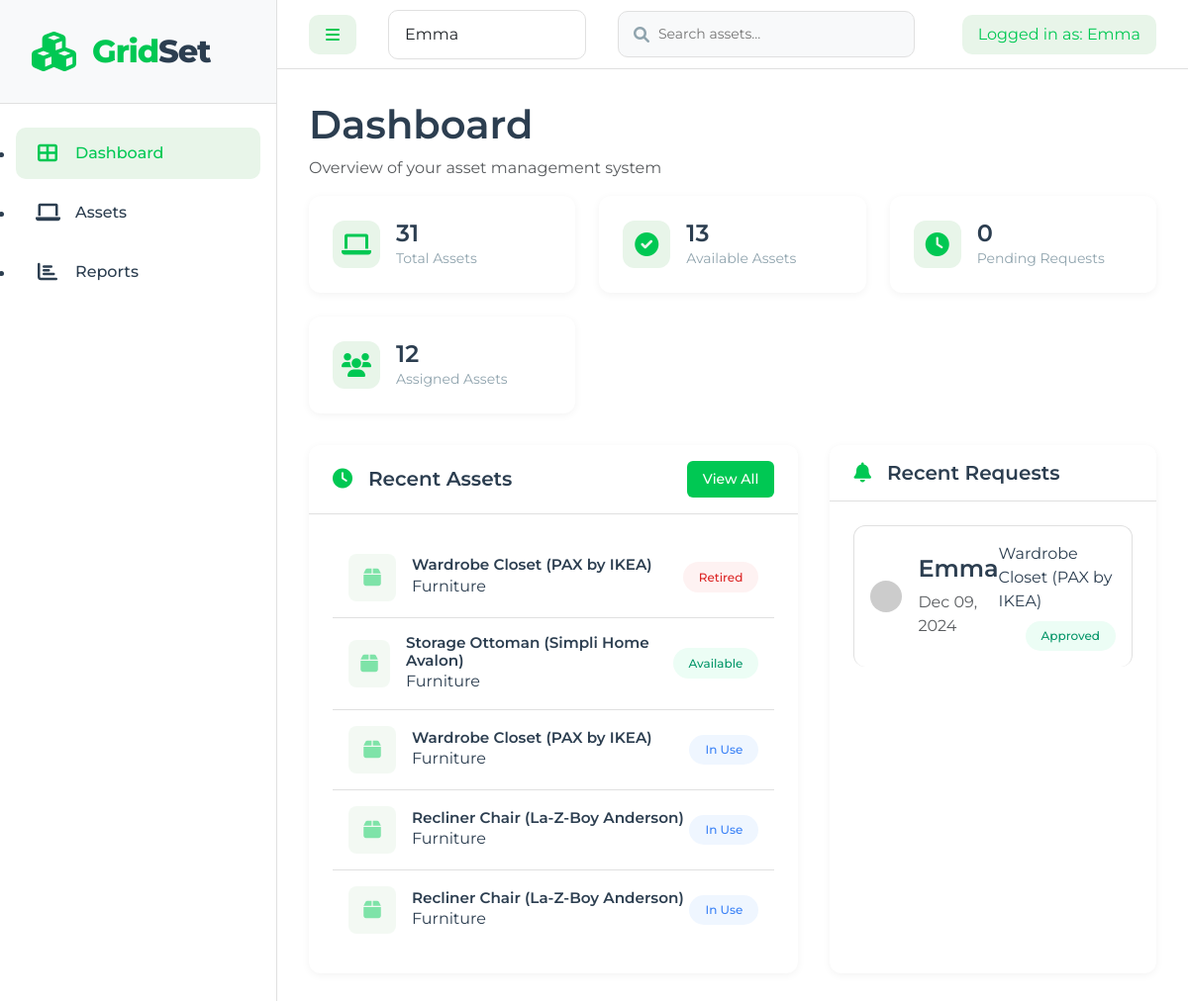
Page / (signed in) on the committed database.
### assets/models.py (models this page shows, shortened)
class Asset(models.Model):
    STATUS_CHOICES = [
        ('available', 'Available'),
        ('in_use', 'In Use'),
        ('maintenance', 'Under Maintenance'),
        ('retired', 'Retired')
    ]
    CATEGORY_CHOICES = [
        ('furniture', 'Furniture'),
        ('technology', 'Technology'),
        ('vehicles', 'Vehicles'),
        ('office_supplies', 'Office Supplies'),
        ('machinery', 'Machinery / Equipment')
    ]
    name = models.CharField(max_length=200)
    description = models.TextField(blank=True)
    category = models.CharField(max_length=50, choices=CATEGORY_CHOICES)
    department = models.ForeignKey(Department, on_delete=models.CASCADE)
    status = models.CharField(max_length=20, choices=STATUS_CHOICES, default='available')
    assigned_to = models.ForeignKey(User, on_delete=models.SET_NULL, null=True, blank=True, related_name='assigned_assets')
    created_at = models.DateTimeField(auto_now_add=True)
    updated_at = models.DateTimeField(auto_now=True)
    image = models.ImageField(upload_to='assets/', null=True, blank=True)
    class Meta:
        ordering = ['-created_at']

class AssetRequest(models.Model):
    asset = models.ForeignKey(Asset, on_delete=models.CASCADE, related_name='requests')
    user = models.ForeignKey(User, on_delete=models.CASCADE, related_name='asset_requests')
    purpose = models.TextField(help_text="Please explain why you need this asset", null=True, blank=True)
    request_date = models.DateTimeField(auto_now_add=True)
    approved = models.BooleanField(null=True, blank=True)
    approval_date = models.DateTimeField(null=True, blank=True)
    class Meta:
        ordering = ['-request_date']

### assets/views.py (the view)
# urls.py: path('', views.dashboard, name='dashboard'),
@login_required
def dashboard(request):
    context = {
        'total_assets': Asset.objects.count(),
        'available_assets': Asset.objects.filter(status='available').count(),
        'pending_requests': AssetRequest.objects.filter(approved__isnull=True).count(),
        'assigned_assets': Asset.objects.filter(status='in_use').count(),
        'recent_assets': Asset.objects.all()[:5],
        'recent_requests': AssetRequest.objects.all()[:5],
    }
    return render(request, 'assets/dashboard.html', context)

### assets/views.py (called while the page is built)
def get_context_data(request):
    context = {}
    if settings.DEBUG:
        context['available_users'] = User.objects.all().order_by('-is_staff', 'username')
        context['debug'] = True
    return context

### assets/templates/assets/dashboard.html (shortened to what this page needs)
{% extends 'assets/base.html' %}
{% block content %}
<div class="page-header">
    <div class="header-content">
        <h1>Dashboard</h1>
        <p class="text-muted">Overview of your asset management system</p>
    </div>
</div>
<div class="dashboard-grid">
    <div class="stats-row">
        <div class="stat-card">
            <div class="stat-icon">
                <i class="fas fa-laptop"></i>
            </div>
            <div class="stat-content">
                <h3>{{ total_assets }}</h3>
                <p>Total Assets</p>
            </div>
        </div>
        <div class="stat-card">
            <div class="stat-icon">
                <i class="fas fa-check-circle"></i>
            </div>
            <div class="stat-content">
                <h3>{{ available_assets }}</h3>
                <p>Available Assets</p>
            </div>
        </div>
        <div class="stat-card">
            <div class="stat-icon">
                <i class="fas fa-clock"></i>
            </div>
            <div class="stat-content">
                <h3>{{ pending_requests }}</h3>
                <p>Pending Requests</p>
            </div>
        </div>
        <div class="stat-card">
            <div class="stat-icon">
                <i class="fas fa-users"></i>
            </div>
            <div class="stat-content">
                <h3>{{ assigned_assets }}</h3>
                <p>Assigned Assets</p>
            </div>
        </div>
    </div>
    <div class="dashboard-content">
        <div class="content-card">
            <div class="card-header">
                <div class="header-title">
                    <i class="fas fa-clock"></i>
                    <h2>Recent Assets</h2>
                </div>
                <a href="{% url 'asset_list' %}" class="btn btn-primary btn-sm">
                    View All
                </a>
            </div>
            <div class="recent-assets">
                {% for asset in recent_assets %}
                <div class="asset-item">
                    <div class="asset-info">
                        {% if asset.image %}
                            <img src="{{ asset.image.url }}" alt="{{ asset.name }}" class="asset-thumbnail">
                        {% else %}
                            <div class="asset-thumbnail placeholder">
                                <i class="fas fa-box"></i>
                            </div>
                        {% endif %}
                        <div>
                            <h4>{{ asset.name }}</h4>
                            <span class="category">{{ asset.get_category_display }}</span>
                        </div>
                    </div>
                    <span class="status-badge status-{{ asset.status }}">
                        {{ asset.get_status_display }}
                    </span>
                </div>
                {% empty %}
                <div class="empty-state">
                    <p>No assets added yet</p>
                    <a href="{% url 'asset_create' %}" class="btn btn-primary btn-sm">Add Asset</a>
                </div>
                {% endfor %}
            </div>
        </div>
        <div class="content-card">
            <div class="card-header">
                <div class="header-title">
                    <i class="fas fa-bell"></i>
                    <h2>Recent Requests</h2>
                </div>
            </div>
            <div class="recent-requests">
                {% for request in recent_requests %}
                <div class="request-item">
                    <div class="user-info">
                        <img src="https://ui-avatars.com/api/?name={{ request.user.get_full_name|default:request.user.username }}&size=32" alt="User" class="user-avatar">
                        <div>
                            <h4>{{ request.user.get_full_name|default:request.user.username }}</h4>
                            <span class="text-muted">{{ request.request_date|date:"M d, Y" }}</span>
                        </div>
                    </div>
                    <div class="request-asset">
                        <span>{{ request.asset.name }}</span>
                        {% if request.approved is None %}
                            <span class="status-badge status-pending">Pending</span>
                        {% elif request.approved %}
                            <span class="status-badge status-approved">Approved</span>
                        {% else %}
                            <span class="status-badge status-rejected">Rejected</span>
                        {% endif %}
                    </div>
                </div>
                {% empty %}
                <div class="empty-state">
                    <p>No requests yet</p>
                </div>
                {% endfor %}
            </div>
        </div>
    </div>
</div>
{% endblock %}

### assets/templates/assets/base.html (shortened to what this page needs)
<!DOCTYPE html>
<html lang="en">
<head>
    <link href="https://cdn.jsdelivr.net/npm/bootstrap@5.3.2/dist/css/bootstrap.min.css" rel="stylesheet">
    <link href="https://cdnjs.cloudflare.com/ajax/libs/font-awesome/6.0.0/css/all.min.css" rel="stylesheet">
    <link rel="stylesheet" href="/static/styles.css">
</head>
<body>
    <div class="app-wrapper">
        <nav id="sidebar">
            <div class="sidebar-header">
                <div class="logo">
                    <i class="fas fa-cubes logo-icon"></i>
                    <div class="logo-text">
                        <span class="logo-grid">Grid</span><span class="logo-set">Set</span>
                    </div>
                </div>
            </div>
            <ul class="sidebar-menu">
                <li class="{% if request.resolver_match.url_name == 'dashboard' %}active{% endif %}">
                    <a href="{% url 'dashboard' %}">
                        <i class="fas fa-th-large"></i>
                        <span>Dashboard</span>
                    </a>
                </li>
                <li class="{% if request.resolver_match.url_name == 'asset_list' %}active{% endif %}">
                    <a href="{% url 'asset_list' %}">
                        <i class="fas fa-laptop"></i>
                        <span>Assets</span>
                    </a>
                </li>
                <li class="{% if request.resolver_match.url_name == 'reports' %}active{% endif %}">
                    <a href="{% url 'reports' %}">
                        <i class="fas fa-chart-bar"></i>
                        <span>Reports</span>
                    </a>
                </li>
            </ul>
        </nav>
        <div id="main-content">
            <nav class="top-nav">
                <div class="nav-left">
                    <button type="button" id="sidebarCollapse" class="btn">
                        <i class="fas fa-bars"></i>
                    </button>
                    {% if debug %}
                        <div class="user-switcher">
                            <form method="post" action="{% url 'switch_user' %}" class="user-switcher-form">
                                <select name="user_id" class="form-select" onchange="this.form.submit()">
                                    {% for user in available_users %}
                                        <option value="{{ user.id }}" {% if user == request.user %}selected{% endif %}>
                                            {{ user.get_full_name|default:user.username }}
                                        </option>
                                    {% endfor %}
                                </select>
                            </form>
                        </div>
                    {% endif %}
                    <div class="search-container">
                        <form method="get" action="{% url 'asset_list' %}" class="search-form">
                            <input
                                type="text"
                                name="q"
                                placeholder="Search assets..."
                                class="search-input"
                                value="{{ search_query|default:'' }}"
                                autocomplete="off"
                            >
                        </form>
                    </div>
                </div>
                <div class="nav-right">
                    <div class="current-user">
                        <span>Logged in as: {{ request.user.get_full_name|default:request.user.username }}</span>
                    </div>
                </div>
            </nav>
            <div class="content-wrapper">
                {% block content %}
                {% endblock %}
            </div>
        </div>
    </div>
</body>
</html>

### rows in the picture
Asset: name "Wardrobe Closet (PAX by IKEA)", category "Furniture", status "Retired"
Asset: name "Storage Ottoman (Simpli Home Avalon)", category "Furniture", status "Available"
Asset: name "Wardrobe Closet (PAX by IKEA)", category "Furniture", status "In Use"
Asset: name "Recliner Chair (La-Z-Boy Anderson)", category "Furniture", status "In Use"
Asset: name "Recliner Chair (La-Z-Boy Anderson)", category "Furniture", status "In Use"
AssetRequest: user.get_full_name "Emma", request_date "Dec 09, 2024", asset.name "Wardrobe Closet (PAX by IKEA)", approved "Approved"

### other values in the picture
{{ request.user.get_full_name|default:request.user.username }} "Emma"
{{ total_assets }} "31"
{{ available_assets }} "13"
{{ pending_requests }} "0"
{{ assigned_assets }} "12"
form field user_id "Emma"
